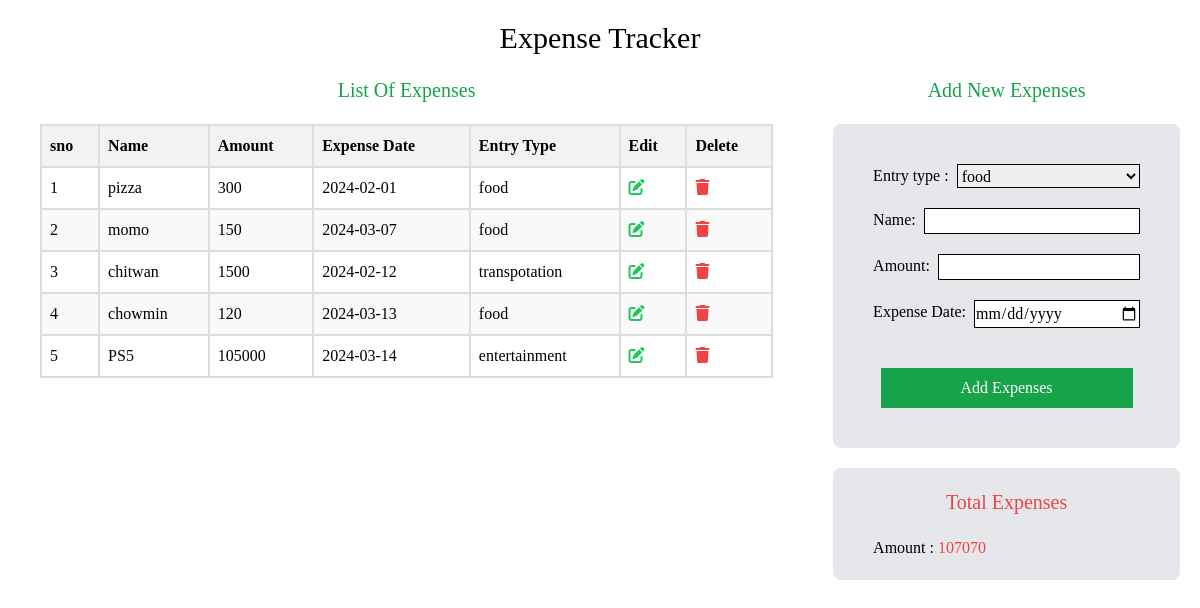
The page /dist/index.php on the database its author committed.
### tables this page shows
CREATE TABLE `expenses` (
  `id` int NOT NULL AUTO_INCREMENT,
  `title` varchar(150) NOT NULL,
  `amount` double NOT NULL,
  `description` varchar(250) DEFAULT NULL,
  `expenses_date` date DEFAULT NULL,
  `created_at` timestamp NOT NULL DEFAULT CURRENT_TIMESTAMP,
  `updated_at` timestamp NOT NULL DEFAULT CURRENT_TIMESTAMP ON UPDATE CURRENT_TIMESTAMP,
  `category_id` int NOT NULL,
  PRIMARY KEY (`id`),
  KEY `category_id` (`category_id`),
  CONSTRAINT `expenses_ibfk_1` FOREIGN KEY (`category_id`) REFERENCES `categories` (`id`)
);

CREATE TABLE `categories` (
  `id` int NOT NULL AUTO_INCREMENT,
  `label` varchar(255) NOT NULL,
  `created_at` timestamp NOT NULL DEFAULT CURRENT_TIMESTAMP,
  `updated_at` timestamp NOT NULL DEFAULT CURRENT_TIMESTAMP ON UPDATE CURRENT_TIMESTAMP,
  PRIMARY KEY (`id`)
);

### dist/index.php (the view, shortened to what this page needs)
<?php
        require "./connect.php";
?>
<!DOCTYPE html>
<html lang="en">
<head>
    <link href="./output.css" rel="stylesheet">
    <link rel="stylesheet" href="https://cdnjs.cloudflare.com/ajax/libs/font-awesome/6.5.1/css/all.min.css" />
</head>
<body>
    <h1 class="text-center text-3xl font-serif p-5">Expense Tracker</h1>
     <main class="flex font-serif">
     <div class="w-full px-10">
        <h1 class="mb-5 font-serif text-xl text-center capitalize text-green-600">list of expenses</h1>
        <table>
            <thead>
                <tr>
                    <th>sno</th>
                    <th>Name</th>
                    <th>Amount</th>
                    <th>Expense Date</th>
                    <th>Entry Type</th>
                    <th>Edit</th>
                    <th>Delete</th>
                </tr>
            </thead>
            <tbody>
                <?php
                     $sql = "select expenses.id, expenses.title, expenses.amount, expenses_date , categories.label
                     from  expenses
                     inner join categories on expenses.category_id = categories.id";
                     $result = mysqli_query($conn, $sql);
                     if(mysqli_num_rows($result)>0){
                        $i=0;
                        $totalExpenseAmount = 0;
                        while($row = mysqli_fetch_assoc($result)) {
                            $i++;
                        echo '<tr>';
                           echo "<td>{$i}</td>";
                           echo   "<td>{$row['title']}</td>";
                           echo "<td>{$row['amount']}</td>";
                           echo "<td>{$row['expenses_date']}</td>";
                           echo " <td>{$row['label']}</td>";
                           echo "<td class='text-green-500'><form action='' method='POST'><button type='submit' value='{$row['id']}' name='editButton'><i class='fa-solid fa-pen-to-square hover:cursor-pointer'></i></button></form></td>";
                           echo "<td class='text-red-500'><form action='deleteExpense.php' method='POST'><button type='submit' value='{$row['id']}' name='deleteButton'><i class='fa-solid fa-trash hover:cursor-pointer'></i></button></form></td>";
                            echo '</tr>';
                            $totalExpenseAmount = $totalExpenseAmount + $row['amount'];
                    }
                     }
                ?>
            </tbody>
        </table>
     </div>
     <div class="w-2/5 ">
     <h1 class="mb-5 font-serif text-xl text-center capitalize text-green-600">Add new expenses</h1>
    <div class="px-5 ">
    <form class="p-10 rounded-lg bg-gray-200 flex flex-col  m-auto space-y-5" action="./addExpense.php" method="POST">
        <div class="flex">
        <label class="mr-2" for="">Entry type :</label>
        <select class="grow border-[1px] border-black outline-1 outline-emerald-300" name="selectoption" id="">
            <?php
            $sql = "select id , label from categories";
            $result = mysqli_query($conn, $sql);
                if (mysqli_num_rows($result) > 0) {
                    while($row = mysqli_fetch_assoc($result)) {
                        echo "<option class='border-[1px] border-black outline-1'  value='{$row['id']}'>{$row['label']}</option>";
                    }
                } else {
                echo "0 results";
                }
            ?>
        </select>
        </div>
        <div class="flex">
        <label class="mr-2"  for="">Name:</label>
        <input class="grow border-[1px] border-black outline-1 outline-emerald-300" type="text" palaceholder="Enter the expense" name="expenseName" required>
        </div>
                <div class="flex">
                <label  class="mr-2"  for="">Amount:</label>
        <input class="grow border-[1px] border-black outline-1 outline-emerald-300" type="number" palaceholder="Enter the amount" name="expenseAmount" required>
                </div>
        <div class="flex">
            <label class="mr-2"  for="">Expense Date:</label>
        <input class="grow border-[1px] border-black outline-1 outline-emerald-300" type="date" palaceholder="Enter the amount" name="expenseDate" required>
        </div>
        <div class="text-center pt-5">
        <button class="px-20 py-2 bg-green-600 text-white" type="submit" name="addExpenseButton">Add Expenses</button>
        </div>
    </form>
    <div class="mt-5 px-10 py-5 rounded-lg bg-gray-200">
        <h1 class='text-red-500 text-xl text-center'>Total Expenses</h1>
        <p class='mt-5'>Amount : <span class='text-red-500'><?php echo $totalExpenseAmount ?></span></p>
    </div>
    </div>
     </div>
     </main>
</body>
</html>

### dist/index.php (style rules this page uses)
table { width: 100%; border-collapse: collapse; }
thead th { background-color: #f2f2f2; border: 2px solid #dddddd; padding: 8px; text-align: left; }
tbody td { border: 2px solid #dddddd; padding: 8px; }
tbody tr:nth-child(even) { background-color: #f9f9f9; }

### rows shown on the page
expenses: title "pizza", amount "300", expenses_date "2024-02-01", category.label "food", $row['id'] 2 (drawn)
expenses: title "momo", amount "150", expenses_date "2024-03-07", category.label "food", $row['id'] 4 (drawn)
expenses: title "chitwan", amount "1500", expenses_date "2024-02-12", category.label "transpotation", $row['id'] 6 (drawn)
expenses: title "chowmin", amount "120", expenses_date "2024-03-13", category.label "food", $row['id'] 9 (drawn)
expenses: title "PS5", amount "105000", expenses_date "2024-03-14", category.label "entertainment", $row['id'] 10 (drawn)

### other values the page prints
$totalExpenseAmount "107070"
form field selectoption "food"
